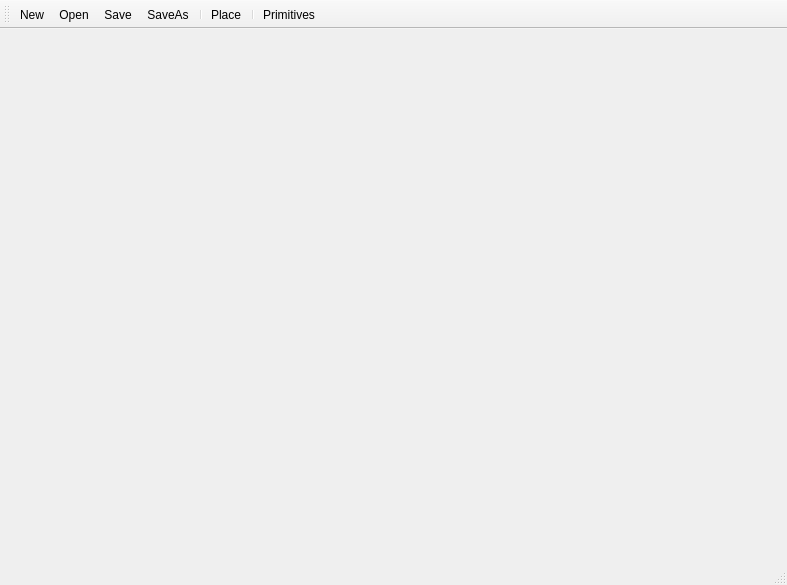
<?xml version="1.0" encoding="UTF-8"?>
<ui version="4.0">
 <class>UVScenarioEditorClass</class>
 <widget class="QMainWindow" name="UVScenarioEditorClass">
  <property name="geometry">
   <rect>
    <x>0</x>
    <y>0</y>
    <width>787</width>
    <height>585</height>
   </rect>
  </property>
  <property name="mouseTracking">
   <bool>true</bool>
  </property>
  <property name="windowTitle">
   <string>UVScenarioEditor</string>
  </property>
  <widget class="QWidget" name="centralWidget">
   <layout class="QGridLayout" name="gridLayout">
    <item row="0" column="0">
     <widget class="QLabel" name="labelView">
      <property name="text">
       <string/>
      </property>
     </widget>
    </item>
   </layout>
  </widget>
  <widget class="QMenuBar" name="menuBar">
   <property name="geometry">
    <rect>
     <x>0</x>
     <y>0</y>
     <width>787</width>
     <height>21</height>
    </rect>
   </property>
  </widget>
  <widget class="QToolBar" name="mainToolBar">
   <attribute name="toolBarArea">
    <enum>TopToolBarArea</enum>
   </attribute>
   <attribute name="toolBarBreak">
    <bool>false</bool>
   </attribute>
   <addaction name="actionNew"/>
   <addaction name="actionOpen"/>
   <addaction name="actionSave"/>
   <addaction name="actionSaveAs"/>
   <addaction name="separator"/>
   <addaction name="actionPlace"/>
   <addaction name="separator"/>
   <addaction name="actionPrimitives"/>
  </widget>
  <widget class="QStatusBar" name="statusBar"/>
  <action name="actionNew">
   <property name="text">
    <string>New</string>
   </property>
   <property name="menuRole">
    <enum>QAction::NoRole</enum>
   </property>
  </action>
  <action name="actionOpen">
   <property name="text">
    <string>Open</string>
   </property>
   <property name="menuRole">
    <enum>QAction::NoRole</enum>
   </property>
  </action>
  <action name="actionSave">
   <property name="text">
    <string>Save</string>
   </property>
   <property name="menuRole">
    <enum>QAction::NoRole</enum>
   </property>
  </action>
  <action name="actionSaveAs">
   <property name="text">
    <string>SaveAs</string>
   </property>
   <property name="menuRole">
    <enum>QAction::NoRole</enum>
   </property>
  </action>
  <action name="actionPlace">
   <property name="text">
    <string>Place</string>
   </property>
   <property name="menuRole">
    <enum>QAction::NoRole</enum>
   </property>
  </action>
  <action name="actionPrimitives">
   <property name="text">
    <string>Primitives</string>
   </property>
   <property name="menuRole">
    <enum>QAction::NoRole</enum>
   </property>
  </action>
 </widget>
 <layoutdefault spacing="6" margin="11"/>
 <resources>
  <include location="UVScenarioEditor.qrc"/>
 </resources>
 <connections/>
</ui>
